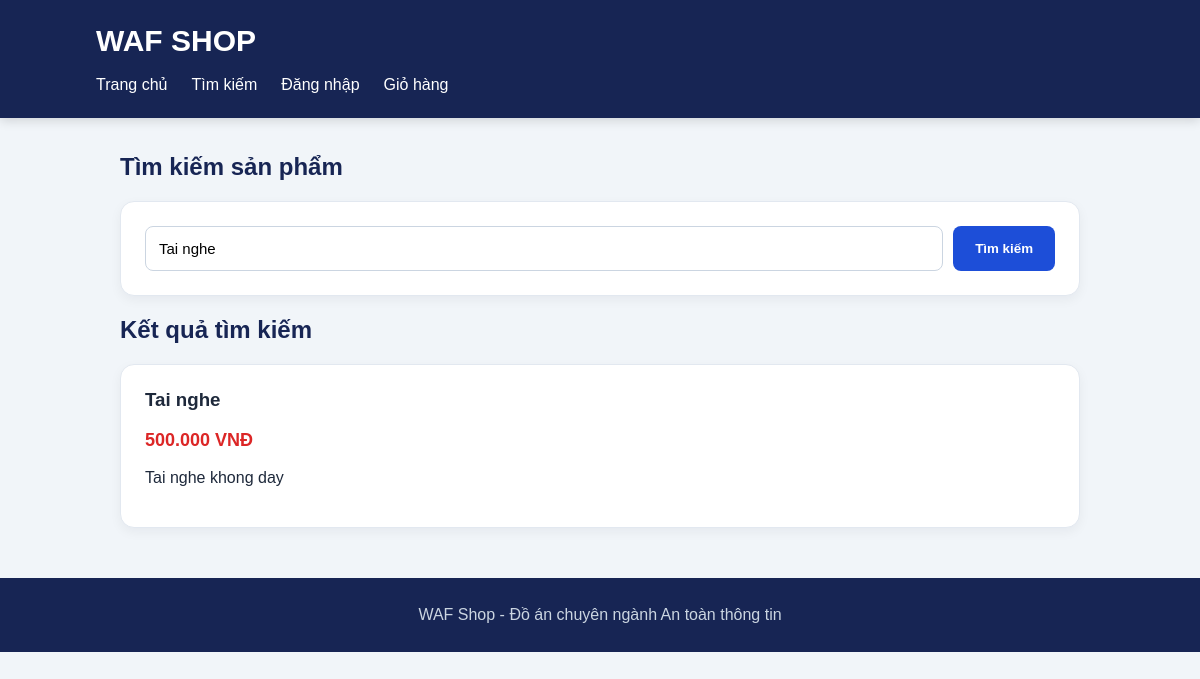
Page /search.php?keyword=Tai nghe on the committed database.
### tables this page shows
CREATE TABLE `products` (
  `id` int(11) NOT NULL,
  `name` varchar(100) NOT NULL,
  `price` decimal(12,2) NOT NULL,
  `description` text DEFAULT NULL
);

### search.php (the view, shortened to what this page needs)
<?php
$conn = new mysqli("localhost", "root", "", "waf_shop");
$conn->set_charset("utf8mb4");
$keyword = trim($_GET["keyword"] ?? "");
$products = [];
if ($keyword !== "") {
    $stmt = $conn->prepare(
        "SELECT * FROM products WHERE name LIKE ?"
    );
    $search = "%" . $keyword . "%";
    $stmt->bind_param("s", $search);
    $stmt->execute();
    $result = $stmt->get_result();
    while ($row = $result->fetch_assoc()) {
        $products[] = $row;
    }
}
?>
<!DOCTYPE html>
<html lang="vi">
<head>
</head>
<body>
<header>
    <h1>WAF SHOP</h1>
    <nav>
        <a href="index.php">Trang chủ</a>
        <a href="search.php">Tìm kiếm</a>
        <a href="login.php">Đăng nhập</a>
        <a href="cart.php">Giỏ hàng</a>
    </nav>
</header>
<main>
    <h2>Tìm kiếm sản phẩm</h2>
    <section class="search-box">
        <form method="GET" action="search.php">
            <input type="text" name="keyword"
                placeholder="Nhập tên sản phẩm..."
                value="<?= htmlspecialchars($keyword, ENT_QUOTES, 'UTF-8') ?>">
            <button type="submit">Tìm kiếm</button>
        </form>
    </section>
    <?php if ($keyword !== ""): ?>
        <h2>Kết quả tìm kiếm</h2>
        <?php if ($products): ?>
            <?php foreach ($products as $product): ?>
                <div class="product">
                    <h3><?= htmlspecialchars($product["name"], ENT_QUOTES, 'UTF-8') ?></h3>
                    <p class="price"><?= number_format((float)$product["price"], 0, ",", ".") ?> VNĐ</p>
                    <p><?= htmlspecialchars($product["description"] ?? "", ENT_QUOTES, 'UTF-8') ?></p>
                </div>
            <?php endforeach; ?>
        <?php else: ?>
            <p>Không tìm thấy sản phẩm phù hợp.</p>
        <?php endif; ?>
    <?php endif; ?>
</main>
<footer>WAF Shop - Đồ án chuyên ngành An toàn thông tin</footer>
</body>
</html>

### search.php (style rules this page uses)
* { box-sizing:border-box }
body { margin:0;font-family:Arial,sans-serif;background:#f1f5f9;color:#1e293b }
header { background:#172554;color:white;padding:24px 8%;box-shadow:0 3px 10px #0002 }
header h1 { margin:0;font-size:30px }
nav { margin-top:18px;display:flex;flex-wrap:wrap;gap:24px }
nav a { color:white;text-decoration:none }
main { max-width:1000px;margin:35px auto;padding:0 20px }
h2 { color:#172554 }
.search-box,.product { background:white;padding:24px;border-radius:14px;margin-bottom:20px;border:1px solid #e2e8f0;box-shadow:0 4px 12px #0f172a0d }
.search-box form { display:flex;gap:10px;flex-wrap:wrap }
input { flex:1;min-width:180px;padding:13px;border:1px solid #cbd5e1;border-radius:8px;font-size:15px }
button { padding:13px 22px;background:#1d4ed8;color:white;border:0;border-radius:8px;cursor:pointer;font-weight:bold }
.product h3 { margin-top:0 }
.price { color:#dc2626;font-weight:bold;font-size:18px }
footer { margin-top:50px;text-align:center;padding:28px;background:#172554;color:#cbd5e1 }

### rows in the picture
products: name "Tai nghe", price "500.000", description "Tai nghe khong day"
